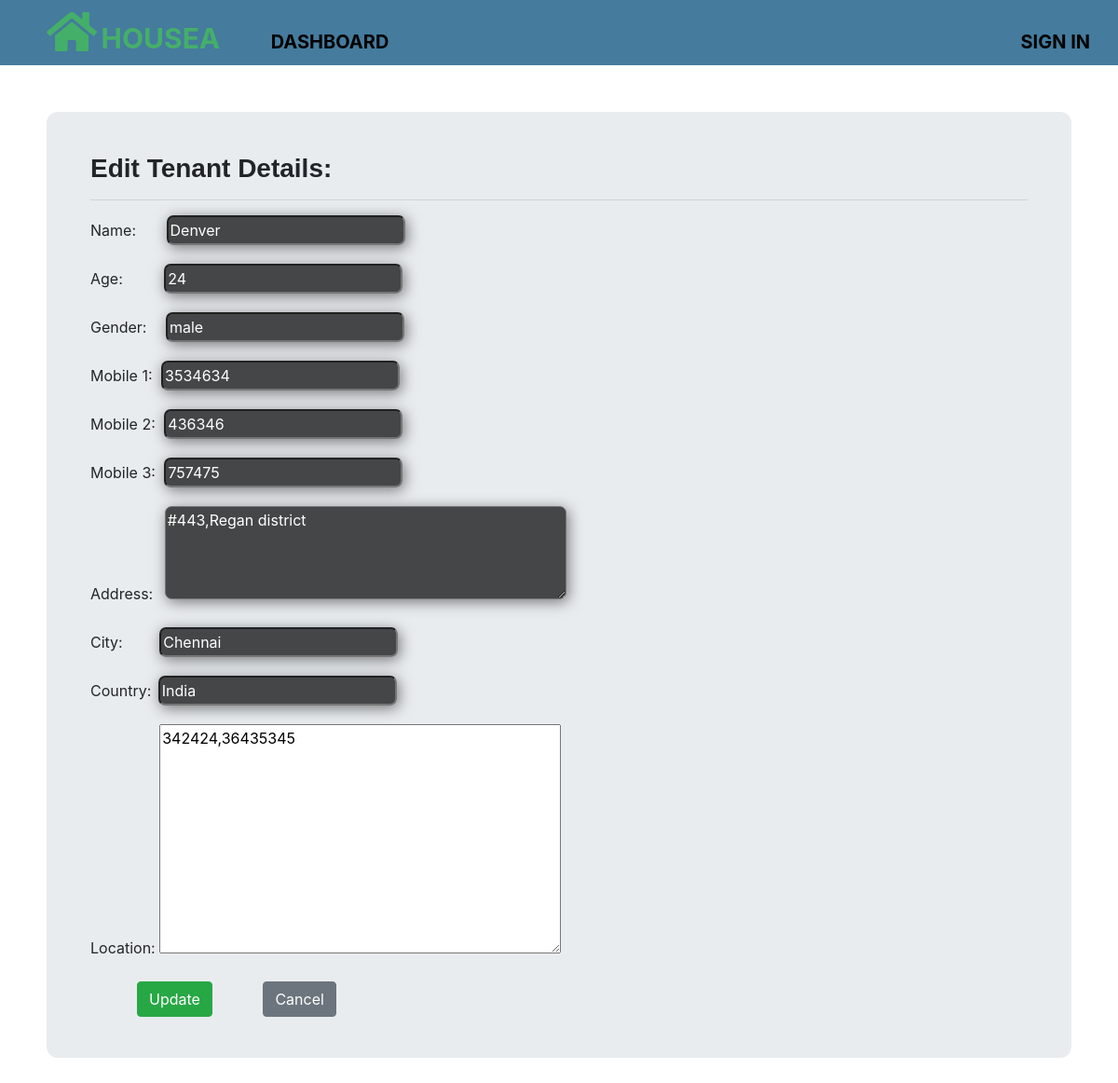
The page /tenant/123/denver/edit/ on the database its author committed.
### housea/models.py (models this page shows, shortened)
class Tenant(models.Model):
    GENDER_CHOICE={
        ('male','Male'), ('female','Female')
    }
    name = models.CharField(max_length=40,unique=True)
    age = models.CharField(max_length=2)
    gender = models.CharField(max_length=20, choices=GENDER_CHOICE, default= 'male' )
    slug = models.SlugField(max_length=60)
    mobile_1 = models.CharField(max_length=12,unique=True)
    mobile_2 = models.CharField(max_length=12,unique=True)
    mobile_3 = models.CharField(max_length=12,unique=True)
    address = models.TextField(max_length=200)
    city = models.CharField(max_length=30)
    country = models.CharField(max_length = 30)
    created_on = models.DateTimeField(default = timezone.now)
    location = GeopositionField()

### housea/views.py (the view)
# urls.py: path('tenant/<int:id>/<str:slug>/edit/',views.EditTenant.as_view(),name='tenant-edit'),
class EditTenant(UpdateView):
    model = Tenant
    form_class = TenantEditForm
    template_name = 'housea/tenant_edit.html'

### housea/forms.py
class TenantEditForm(forms.ModelForm):
    name = forms.CharField(widget=forms.TextInput(attrs={'id':'e-name'}));
    age = forms.CharField(widget=forms.TextInput(attrs={'id':'e-age','type':'number'}));
    gender = forms.CharField(widget=forms.TextInput(attrs={'id':'e-gender'}));
    mobile_1 = forms.CharField(widget=forms.TextInput(attrs={'id':'e-num1','type':'number'}));
    mobile_2 = forms.CharField(widget=forms.TextInput(attrs={'id':'e-num2','type':'number'}));
    mobile_3 = forms.CharField(widget=forms.TextInput(attrs={'id':'e-num3','type':'number'}));
    address = forms.CharField(widget=forms.Textarea(attrs={'id':'e-address'}));
    city = forms.CharField(widget=forms.TextInput(attrs={'id':'e-city'}));
    country = forms.CharField(widget=forms.TextInput(attrs={'id':'e-country'}));
    class Meta:
        model = Tenant
        fields = ['name','age','gender','mobile_1','mobile_2','mobile_3','address','city','country','location']

### housea/templates/housea/tenant_edit.html (shortened to what this page needs)
{% extends 'housea/base.html' %}
{% block content %}
  <div class="jumbotron" id="edit-jumb">
    <div class="container">
      <h3>Edit Tenant Details:</h3>
      <hr>
      <form method="POST">
        <fieldset class="post-edit-1" >
          {{ form.as_p }}
          <div class="submit-edit-form">
            <button type="submit" class="btn btn-success" name="button">Update</button>
            <a id="edit-cancel" class="btn btn-secondary" href="{% url 'tenant-detail' object.id object.slug %}">Cancel</a>
          </div>
        </fieldset>
      </form>
    </div>
  </div>
{% endblock %}

### housea/static/housea/main.css (style rules this page uses)
body { margin: 0; padding: 0; }
#edit-jumb { margin:50px 50px; border-radius: 12px; }
#edit-jumb .container { margin:-20px 0px; }
#edit-jumb .container h3 { font-family: sans-serif; font-weight: bold; }
#e-name, #e-age ,#e-num1, #e-gender, #e-num2, #e-num3, #e-address, #e-city, #e-country { border-radius: 7px; background-color: transparent; background: rgba(0,0,0,0.7); color:white; padding: 2px 2px; transition: 0.3s; box-shadow: 2px 3px 15px rgba(0,0,0,0.5); }
#e-name { margin-left: 28px; }
#e-age { margin-left: 40px; }
#e-gender { margin-left: 16px; }
#e-city { margin-left: 35px; }
#e-country { margin-left: 3px; }
#e-num1, #e-num2, #e-num3 { margin-left: 5px; }
#e-address { height: 100px; margin-left: 8px; }
#edit-cancel { margin-left: 50px; }
.submit-edit-form { margin-left: 50px; }

### rows shown on the page
Tenant: name "Denver", age "24", gender "male", mobile_1 "3534634", mobile_2 "436346", mobile_3 "757475", address "#443,Regan district", city "Chennai", country "India", location "342424,36435345"
